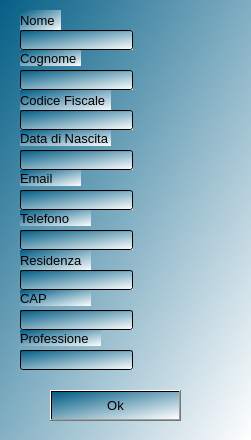
<?xml version="1.0" encoding="UTF-8"?>
<ui version="4.0">
 <class>Form</class>
 <widget class="QWidget" name="Form">
  <property name="geometry">
   <rect>
    <x>0</x>
    <y>0</y>
    <width>251</width>
    <height>440</height>
   </rect>
  </property>
  <property name="windowTitle">
   <string>Form</string>
  </property>
  <widget class="QWidget" name="widget" native="true">
   <property name="geometry">
    <rect>
     <x>-10</x>
     <y>0</y>
     <width>261</width>
     <height>441</height>
    </rect>
   </property>
   <property name="styleSheet">
    <string notr="true">background-color: qlineargradient(spread:pad, x1:0, y1:0, x2:1, y2:1, stop:0 rgba(0, 92, 132, 255), stop:1 rgba(255, 255, 255, 255));</string>
   </property>
   <widget class="QLabel" name="label">
    <property name="geometry">
     <rect>
      <x>30</x>
      <y>10</y>
      <width>41</width>
      <height>21</height>
     </rect>
    </property>
    <property name="font">
     <font>
      <pointsize>10</pointsize>
     </font>
    </property>
    <property name="text">
     <string>Nome</string>
    </property>
   </widget>
   <widget class="QLineEdit" name="lineEdit">
    <property name="geometry">
     <rect>
      <x>30</x>
      <y>30</y>
      <width>113</width>
      <height>20</height>
     </rect>
    </property>
    <property name="text">
     <string/>
    </property>
   </widget>
   <widget class="QLabel" name="label_2">
    <property name="geometry">
     <rect>
      <x>30</x>
      <y>50</y>
      <width>61</width>
      <height>16</height>
     </rect>
    </property>
    <property name="font">
     <font>
      <pointsize>10</pointsize>
     </font>
    </property>
    <property name="text">
     <string>Cognome</string>
    </property>
   </widget>
   <widget class="QLabel" name="label_3">
    <property name="geometry">
     <rect>
      <x>30</x>
      <y>90</y>
      <width>91</width>
      <height>21</height>
     </rect>
    </property>
    <property name="font">
     <font>
      <pointsize>10</pointsize>
     </font>
    </property>
    <property name="text">
     <string>Codice Fiscale</string>
    </property>
   </widget>
   <widget class="QLabel" name="label_4">
    <property name="geometry">
     <rect>
      <x>30</x>
      <y>130</y>
      <width>91</width>
      <height>16</height>
     </rect>
    </property>
    <property name="font">
     <font>
      <pointsize>10</pointsize>
     </font>
    </property>
    <property name="text">
     <string>Data di Nascita</string>
    </property>
   </widget>
   <widget class="QLabel" name="label_5">
    <property name="geometry">
     <rect>
      <x>30</x>
      <y>170</y>
      <width>61</width>
      <height>16</height>
     </rect>
    </property>
    <property name="font">
     <font>
      <pointsize>10</pointsize>
     </font>
    </property>
    <property name="text">
     <string>Email</string>
    </property>
   </widget>
   <widget class="QLabel" name="label_6">
    <property name="geometry">
     <rect>
      <x>30</x>
      <y>210</y>
      <width>71</width>
      <height>16</height>
     </rect>
    </property>
    <property name="font">
     <font>
      <pointsize>10</pointsize>
     </font>
    </property>
    <property name="text">
     <string>Telefono</string>
    </property>
   </widget>
   <widget class="QLabel" name="label_7">
    <property name="geometry">
     <rect>
      <x>30</x>
      <y>250</y>
      <width>71</width>
      <height>21</height>
     </rect>
    </property>
    <property name="font">
     <font>
      <pointsize>10</pointsize>
     </font>
    </property>
    <property name="text">
     <string>Residenza</string>
    </property>
   </widget>
   <widget class="QLabel" name="label_8">
    <property name="geometry">
     <rect>
      <x>30</x>
      <y>290</y>
      <width>71</width>
      <height>16</height>
     </rect>
    </property>
    <property name="font">
     <font>
      <pointsize>10</pointsize>
     </font>
    </property>
    <property name="text">
     <string>CAP</string>
    </property>
   </widget>
   <widget class="QLineEdit" name="lineEdit_2">
    <property name="geometry">
     <rect>
      <x>30</x>
      <y>70</y>
      <width>113</width>
      <height>20</height>
     </rect>
    </property>
   </widget>
   <widget class="QLineEdit" name="lineEdit_3">
    <property name="geometry">
     <rect>
      <x>30</x>
      <y>110</y>
      <width>113</width>
      <height>20</height>
     </rect>
    </property>
   </widget>
   <widget class="QLineEdit" name="lineEdit_4">
    <property name="geometry">
     <rect>
      <x>30</x>
      <y>150</y>
      <width>113</width>
      <height>20</height>
     </rect>
    </property>
   </widget>
   <widget class="QLineEdit" name="lineEdit_5">
    <property name="geometry">
     <rect>
      <x>30</x>
      <y>190</y>
      <width>113</width>
      <height>20</height>
     </rect>
    </property>
   </widget>
   <widget class="QLineEdit" name="lineEdit_6">
    <property name="geometry">
     <rect>
      <x>30</x>
      <y>230</y>
      <width>113</width>
      <height>20</height>
     </rect>
    </property>
   </widget>
   <widget class="QLineEdit" name="lineEdit_7">
    <property name="geometry">
     <rect>
      <x>30</x>
      <y>270</y>
      <width>113</width>
      <height>20</height>
     </rect>
    </property>
   </widget>
   <widget class="QLineEdit" name="lineEdit_8">
    <property name="geometry">
     <rect>
      <x>30</x>
      <y>310</y>
      <width>113</width>
      <height>20</height>
     </rect>
    </property>
   </widget>
   <widget class="QLabel" name="label_9">
    <property name="geometry">
     <rect>
      <x>30</x>
      <y>330</y>
      <width>81</width>
      <height>16</height>
     </rect>
    </property>
    <property name="font">
     <font>
      <pointsize>10</pointsize>
     </font>
    </property>
    <property name="text">
     <string>Professione</string>
    </property>
   </widget>
   <widget class="QLineEdit" name="lineEdit_9">
    <property name="geometry">
     <rect>
      <x>30</x>
      <y>350</y>
      <width>113</width>
      <height>20</height>
     </rect>
    </property>
   </widget>
   <widget class="QPushButton" name="pushButton">
    <property name="geometry">
     <rect>
      <x>60</x>
      <y>390</y>
      <width>131</width>
      <height>31</height>
     </rect>
    </property>
    <property name="font">
     <font>
      <pointsize>10</pointsize>
     </font>
    </property>
    <property name="text">
     <string>Ok</string>
    </property>
   </widget>
  </widget>
 </widget>
 <resources/>
 <connections/>
</ui>
